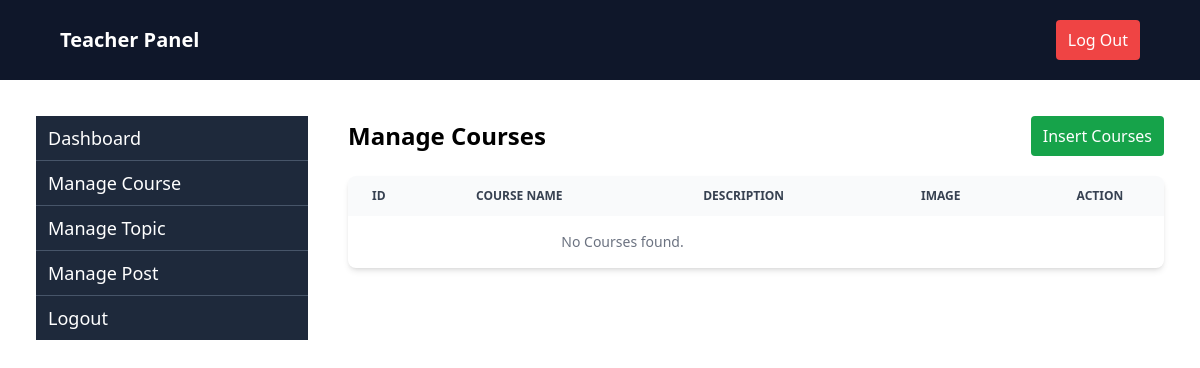
Page /teacher_manage_course (signed in) on the earlier database version.
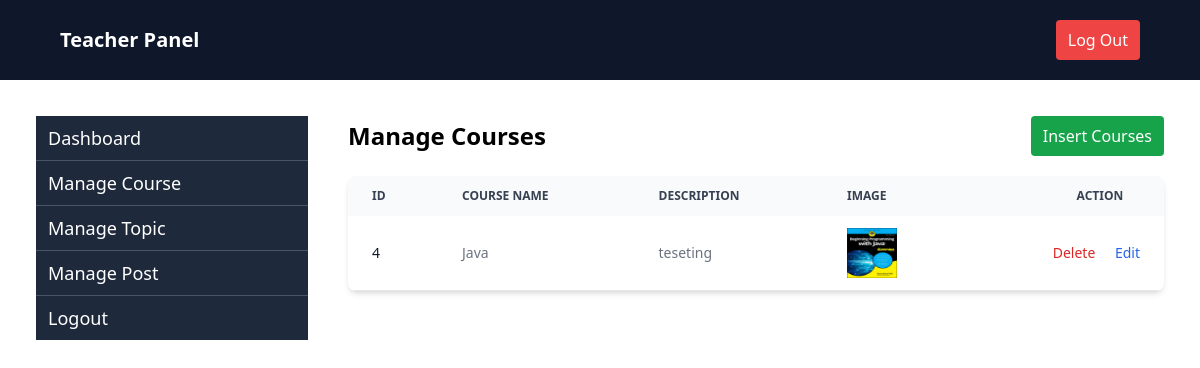
Same page on the later database version.
### tutorial/models.py (models this page shows, shortened)
class Course(models.Model):
    name = models.CharField(max_length=200)
    slug = models.SlugField(blank=True, null=True)
    description = models.TextField(blank=True, null=True)
    image = models.ImageField(upload_to="media/", blank=True, null=True)
    created_at = models.DateTimeField(auto_now_add=True)
    user = models.ForeignKey(User, on_delete=models.CASCADE, null=True, blank=True)

### tutorial/teacher_views.py (the view)
# urls.py: path('teacher_manage_course', teacher_manageCourse, name='teacherManageCourse'),
@login_required
def teacher_manageCourse(request):
    courses = Course.objects.filter(user=request.user)
    return render(request, 'teacher/teachermanageCourse.html',{'courses':courses})

### tutorial/templates/teacher/teachermanageCourse.html
{% extends "teacher/teacherbase.html" %}
{% block content %}
<div class="flex flex-1 justify-between items-center">
    <h2 class="text-2xl font-semibold ">Manage Courses </h2>
    <a href="{% url 'teacherInserCourse' %}" class="text-white bg-green-600 px-3 py-2 rounded">Insert Courses</a>
</div>
<div class="relative overflow-x-auto shadow-md sm:rounded-lg mt-5">
    <table class="w-full text-sm text-left rtl:text-right text-gray-500 dark:text-gray-400">
        <thead class="text-xs text-gray-700 uppercase bg-gray-50 dark:bg-gray-700 dark:text-gray-400">
            <tr>
                <th scope="col" class="px-6 py-3">
                    Id
                </th>
                <th scope="col" class="px-6 py-3">Course Name</th>
                <th scope="col" class="px-6 py-3">Description</th>
                <th scope="col" class="px-6 py-3">Image</th>
                <th scope="col" class="px-6 py-3 text-right pr-[5%]">
                    Action
                </th>
            </tr>
        </thead>
        <tbody>
            {% for course in courses %}
            <tr class="bg-white border-b dark:bg-gray-800 dark:border-gray-700 hover:bg-gray-50 dark:hover:bg-gray-600">
                <th scope="row" class="px-6 py-3 font-medium text-gray-900 whitespace-nowrap dark:text-white">
                    {{ course.id }}
                </th>
                <td class="px-6 py-3 text-sm">{{course.name}}</td>
                <td class="px-6 py-3 text-sm ">{{ course.description|truncatewords:5 }}</td>
                <td class="px-6 py-3 text-sm"> <img src="{{course.image.url}}" alt="" class="size-[50px]"> </td>
                <td class="px-6 py-3 text-right space-x-4">
                    <a href="{% url 'deleteCourse' course.id %}"
                        class="font-medium text-red-600 dark:text-red-500 hover:underline">Delete</a>
                    <a href="{% url 'editCourse' course.id %}"
                        class="font-medium text-blue-600 dark:text-blue-500 hover:underline">Edit</a>
                </td>
            </tr>
            {% empty %}
            <tr>
                <td colspan="3" class="px-6 py-4 text-center text-gray-500 dark:text-gray-400">
                    No Courses found.
                </td>
            </tr>
            {% endfor %}
        </tbody>
    </table>
</div>
{% endblock %}

Differences in the rows shown:
added Course: id "4", name "Java", description "teseting", image (picture)
Other differences:
text no longer shown: "No Courses found."
